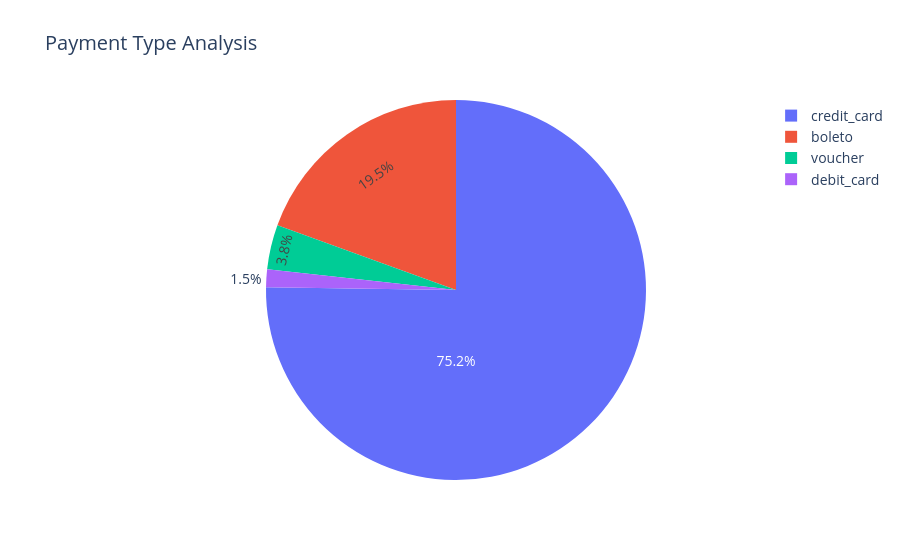

Notebook code cell kept with this figure:
### Code cell
import plotly.graph_objects as go

fig = go.Figure()

fig.add_trace(
    go.Pie(
        labels=payment_type_count.index,
        values=payment_type_count.values,
        textinfo="percent", # label+percent, label, value, percent(디폴트값)
        insidetextorientation="tangential" # horizontal, radial, tangential
    )
)

fig.update_layout(
    {
        "title": "Payment Type Analysis",
        "font": {
            "size": 14
        }
    }
)


fig.show()

### Figure 1 — Plotly figure (JSON) as saved in the notebook; plotly's stock layout.template omitted (floating-point values rounded to 4 significant figures)
{"data": [{"insidetextorientation": "tangential", "labels": ["credit_card", "boleto", "voucher", "debit_card"], "textinfo": "percent", "type": "pie", "values": [76505, 19784, 3866, 1528]}], "layout": {"font": {"size": 14}, "title": {"text": "Payment Type Analysis"}}}
